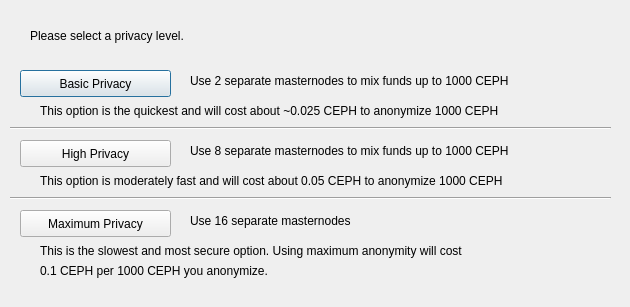
<?xml version="1.0" encoding="UTF-8"?>
<ui version="4.0">
 <class>DarksendConfig</class>
 <widget class="QDialog" name="DarksendConfig">
  <property name="geometry">
   <rect>
    <x>0</x>
    <y>0</y>
    <width>630</width>
    <height>307</height>
   </rect>
  </property>
  <property name="windowTitle">
   <string>Configure PrivateSend</string>
  </property>
  <widget class="QPushButton" name="buttonBasic">
   <property name="geometry">
    <rect>
     <x>20</x>
     <y>70</y>
     <width>151</width>
     <height>27</height>
    </rect>
   </property>
   <property name="text">
    <string>Basic Privacy</string>
   </property>
  </widget>
  <widget class="QPushButton" name="buttonHigh">
   <property name="geometry">
    <rect>
     <x>20</x>
     <y>140</y>
     <width>151</width>
     <height>27</height>
    </rect>
   </property>
   <property name="text">
    <string>High Privacy</string>
   </property>
  </widget>
  <widget class="QPushButton" name="buttonMax">
   <property name="geometry">
    <rect>
     <x>20</x>
     <y>210</y>
     <width>151</width>
     <height>27</height>
    </rect>
   </property>
   <property name="text">
    <string>Maximum Privacy</string>
   </property>
  </widget>
  <widget class="QLabel" name="label">
   <property name="geometry">
    <rect>
     <x>30</x>
     <y>20</y>
     <width>571</width>
     <height>31</height>
    </rect>
   </property>
   <property name="text">
    <string>Please select a privacy level.</string>
   </property>
  </widget>
  <widget class="QLabel" name="label_2">
   <property name="geometry">
    <rect>
     <x>190</x>
     <y>70</y>
     <width>421</width>
     <height>21</height>
    </rect>
   </property>
   <property name="text">
    <string>Use 2 separate masternodes to mix funds up to 1000 CEPH</string>
   </property>
  </widget>
  <widget class="QLabel" name="label_3">
   <property name="geometry">
    <rect>
     <x>190</x>
     <y>140</y>
     <width>411</width>
     <height>21</height>
    </rect>
   </property>
   <property name="text">
    <string>Use 8 separate masternodes to mix funds up to 1000 CEPH</string>
   </property>
  </widget>
  <widget class="QLabel" name="label_4">
   <property name="geometry">
    <rect>
     <x>190</x>
     <y>210</y>
     <width>421</width>
     <height>21</height>
    </rect>
   </property>
   <property name="text">
    <string>Use 16 separate masternodes</string>
   </property>
  </widget>
  <widget class="QLabel" name="label_6">
   <property name="geometry">
    <rect>
     <x>40</x>
     <y>100</y>
     <width>561</width>
     <height>21</height>
    </rect>
   </property>
   <property name="text">
    <string>This option is the quickest and will cost about ~0.025 CEPH to anonymize 1000 CEPH</string>
   </property>
  </widget>
  <widget class="QLabel" name="label_7">
   <property name="geometry">
    <rect>
     <x>40</x>
     <y>170</y>
     <width>561</width>
     <height>21</height>
    </rect>
   </property>
   <property name="text">
    <string>This option is moderately fast and will cost about 0.05 CEPH to anonymize 1000 CEPH</string>
   </property>
  </widget>
  <widget class="QLabel" name="label_8">
   <property name="geometry">
    <rect>
     <x>40</x>
     <y>240</y>
     <width>561</width>
     <height>21</height>
    </rect>
   </property>
   <property name="text">
    <string>This is the slowest and most secure option. Using maximum anonymity will cost</string>
   </property>
  </widget>
  <widget class="QLabel" name="label_9">
   <property name="geometry">
    <rect>
     <x>40</x>
     <y>260</y>
     <width>561</width>
     <height>21</height>
    </rect>
   </property>
   <property name="text">
    <string>0.1 CEPH per 1000 CEPH you anonymize.</string>
   </property>
  </widget>
  <widget class="Line" name="line">
   <property name="geometry">
    <rect>
     <x>10</x>
     <y>120</y>
     <width>601</width>
     <height>16</height>
    </rect>
   </property>
   <property name="orientation">
    <enum>Qt::Horizontal</enum>
   </property>
  </widget>
  <widget class="Line" name="line_2">
   <property name="geometry">
    <rect>
     <x>10</x>
     <y>190</y>
     <width>601</width>
     <height>16</height>
    </rect>
   </property>
   <property name="orientation">
    <enum>Qt::Horizontal</enum>
   </property>
  </widget>
 </widget>
 <resources/>
 <connections/>
</ui>
